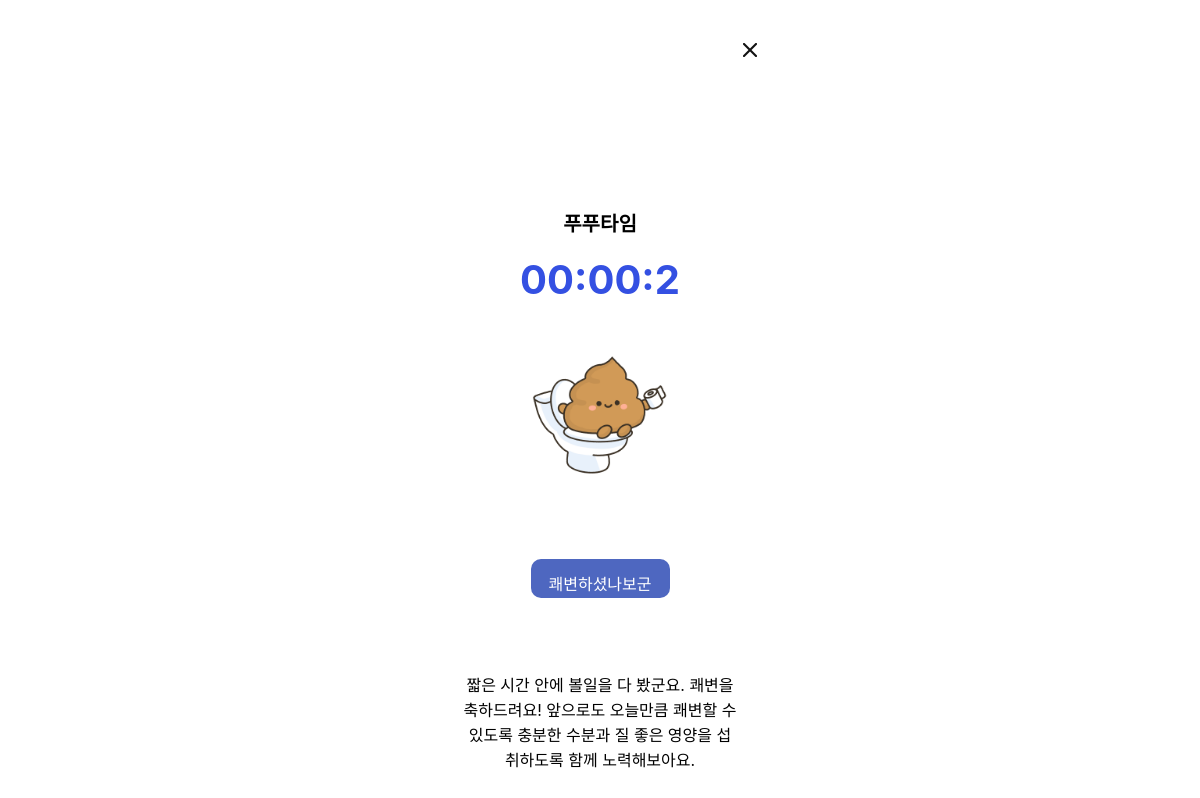
/detail/71, run on the app's committed database.
### recordApp/models.py (models this page shows)
class Post(models.Model):
    date = models.DateTimeField(auto_now_add = True)
    hour = models.IntegerField(null=True)
    minute = models.IntegerField(null=True)
    sec = models.IntegerField(null=True)

### recordApp/views.py (the view)
# urls.py: path('detail/<int:time_id>', record_views.detail, name='detail')
def detail(request, time_id):
    post_detail = get_object_or_404(Post, pk=time_id)
    return render(request, 'detail.html',{'post':post_detail})

### recordApp/templates/detail.html (shortened to what this page needs)
{% load static %}
<!DOCTYPE html>
<html lang="en">
    <head>
        <link href="{% static 'css/detail.css' %}" rel="stylesheet" type="text/css" />
    </head>
    <body>
        <div class='bigbox'>
            <a href="{%url 'home' %}">
                <img id='x' src="{% static 'img/x.png' %}"/>
            </a>
            <h1>푸푸타임</h1>
            {% if post.sec <= 5 %}
            <h2 style="color: #3450E2;">0{{post.hour}}:0{{post.minute}}:{{post.sec}}</h2>
            <div>
                <img src="{% static 'img/p1.png' %}">
                <br>
                <span style="background-color: #4E67C0;" >쾌변하셨나보군요!</span>
                <p>
                    짧은 시간 안에 볼일을 다 봤군요.
                    쾌변을 축하드려요!
                    앞으로도 오늘만큼 쾌변할 수 있도록
                    충분한 수분과 질 좋은 영양을 섭취하도록
                    함께 노력해보아요.
                </p>
            </div>
            {%endif%}
        </div>
    </body>
</html>

### static/css/detail.css (style rules this page uses)
html { height: 100%; }
body { max-width: 375px; max-height: 1185px; height: 100%; text-align: center; margin: 0 auto; }
h1 { width: 74px; height: 24px; margin: 0 auto; margin-top: 40%; font-family: 'Inter'; font-style: normal; font-weight: 600; font-size: 20px; line-height: 24px; color: #000000; }
h2 { font-weight: bold; margin: 0 auto; margin-top: 20px; width: 168px; height: 48px; font-family: 'Inter'; font-size: 40px; line-height: 48px; color: #000000; }
img { margin: 0 auto; width: 200px; height: 200px; display: block; }
span { display: block; width: 115px; height: 15px; margin: 0 auto; margin-top: 10%; padding: 12px; text-align: center; background: #4E67C0; border-radius: 10px; color: white; }
p { width: 273px; height: 119px; margin: 0 auto; margin-top: 20%; font-family: 'Inter'; font-style: normal; font-weight: 400; font-size: 16px; line-height: 25px; text-align: center; color: #000000; }
#x { padding-left: 80%; padding-top: 10%; width: 24px; height: 24px; left: 321px; top: 37px; }

### data on the page
Post: hour "0", minute "0", sec "2"
